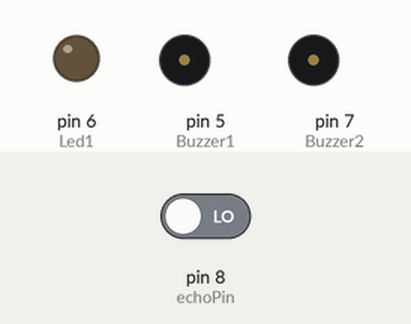
Bench run of a sketch on a simulated Arduino Uno, built with avr-gcc and run on an emulated ATmega328P. Parts: output pins drawn as LEDs (lit = HIGH), buzzer (waves = sounding, pin HIGH). The inputs (shaded band) are chosen by the test bench; at power-on: pin 8 (echoPin) LOW. Pins used as bus, display or sensor lines are not drawn.

Above: at 0.5 s.
At 3.0 s:
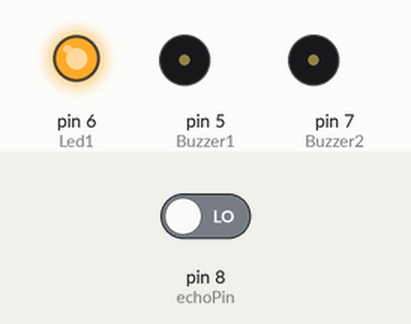
At 8.0 s:
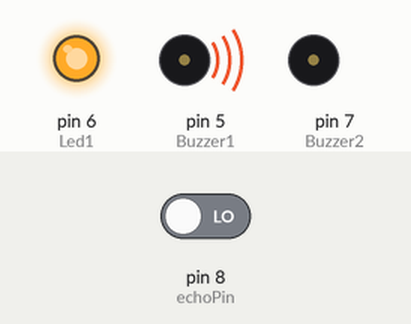
At 12.5 s:
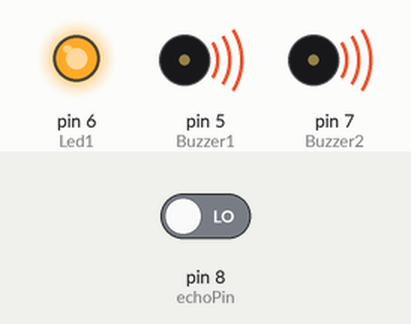
Timing chart, 0 to 15.0 s (numbered marks = the images above):
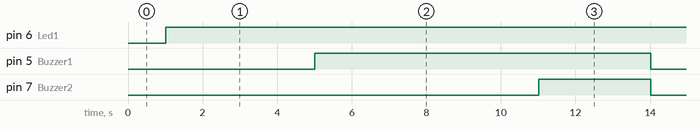

Measured:
- by itself, pin 6 (Led1): LOW → HIGH at 1.0 s
- by itself, pin 5 (Buzzer1): alternates HIGH for 9.0 s and LOW for 4.0 s
- by itself, pin 7 (Buzzer2): alternates HIGH for 3.0 s and LOW for 10.0 s

The sketch:

SmartBlindStick.ino
```cpp
/*
 * make a smart stick that helps the Blind
 */
 #define trigPin  9
 #define echoPin 8

 #define Buzzer1 5//active
 #define Buzzer2 7//passive
  #define Led1 6//Vibration


int sound = 250;


void setup() {
  Serial.begin (9600);
 pinMode(trigPin, OUTPUT);
 pinMode(echoPin, INPUT);
  pinMode(Buzzer1, OUTPUT);
 pinMode(Buzzer2, OUTPUT);
 pinMode(Led1, OUTPUT);
}

void  loop() {
  Serial.begin(9600);

  long duration, distance;
  digitalWrite(trigPin,  LOW);
  delay(2);
  digitalWrite(trigPin, HIGH);
  delay(10);
  digitalWrite(trigPin,  LOW);
  duration = pulseIn(echoPin, HIGH);
  distance = (duration/2) / 29.1;
  digitalWrite(Buzzer1, LOW);
  digitalWrite(Buzzer2, LOW);
  digitalWrite(Led1,  LOW);

  if (distance<40) {
    digitalWrite(Led1, HIGH);
    delay(2000);
  }
  if (distance<20) {
    digitalWrite(Led1, HIGH);
    delay(2000);
    digitalWrite(Buzzer1, HIGH);
    delay(2000);
  }
  if (distance<10)  {
    digitalWrite(Led1, HIGH);
    delay(2000);
    digitalWrite(Buzzer1,  HIGH);
    delay(2000);
    digitalWrite(Buzzer2, HIGH);
    delay(2000);
  }
  }

   
```
